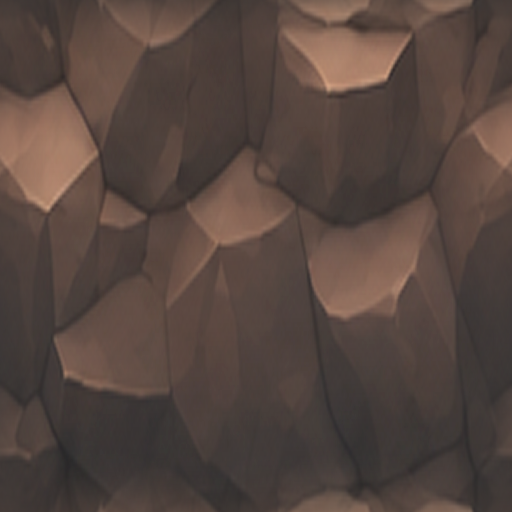
#> input picture TilesetExperiment/IMG_9485_BaseColor.png, 512 x 512 px, given as the content of the folder ../../TilesetExperiment/IMG_9485_BaseColor.png, which was not available
$ python periodic_facet_normal.py ../../TilesetExperiment/IMG_9485_BaseColor.png ../../TilesetExperiment/IMG_9471_Normal_67_Flat512.png 3 1.0 1.0
#> lines starting #> are read from the running program, lines starting #| are printed output that depends on the picture
"""崖壁法线（无缝版）：周期域上的贪心插点三角化 + 面法线直接光栅化。

替代 Blender Collapse 减面 + 烘焙那一步（原 dot 的流程，文档已删除，见 git 历史），高度部分相同：
原色图 → 高度（Contrast 0.26、Blur/Sharp -32）→ 向下 64px 最大包络 67% → 置换幅度 0.5。
三角化在环面（左右、上下周期）上做，所以贴图天然无缝，边界上没有固定折线。
每次插入误差最大的像素（Garland–Heckbert 贪心插点），环面上 三角面 = 2 × 顶点，
默认 256 个顶点 = 512 个三角面，与 Blender 那档面数一致。
正交俯视下面法线 = 烘焙结果，不需要 Blender。

用法：python periodic_facet_normal.py <含 *_BaseColor.png 的目录> <输出目录> [顶点数=256] [向下延伸比例=0.67，俯视贴图用 0] [置换幅度=0.5]
依赖：numpy、pillow、scipy
"""
import sys
from pathlib import Path
import numpy as np
from PIL import Image
from scipy.spatial import Delaunay

S = 512
W9 = [.051, .0918, .12245, .1531, .1633, .1531, .12245, .0918, .051]
q = lambda a: np.rint(np.clip(a, 0, 1) * 255) / 255

def height67(path, extend=.67):
#> called with extend = 1
    a = np.array(Image.open(path).convert('RGB')) / 255.0
    h = q(a @ np.array([.2126, .7152, .0722]))
    h = q((1.26 / .74) * (h - .5) + .5)
    for ax in (0, 1):
        h = q(sum(w * np.roll(h, int(np.floor(k * (-32) / 5 + .5)), axis=ax) for k, w in zip(range(-4, 5), W9)))
#> this loop made 2 passes
#> pass 1, in height67, `h = q(sum(w * np.roll(h, int(np.floor(k * (-32) / 5 + .5)), axis=ax) f..`:
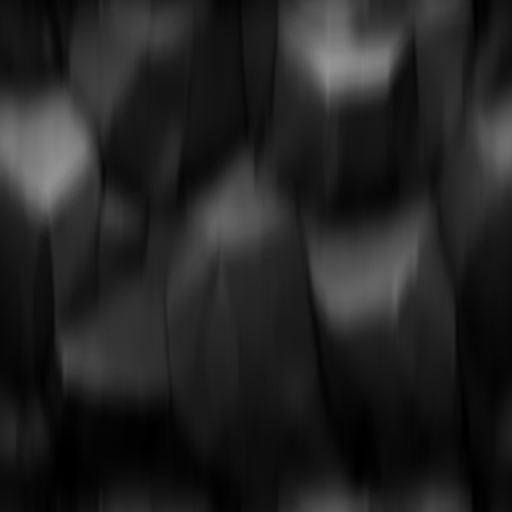
#> h: shape (512, 512) float64; min 0, max 0.588, mean 0.138
    e = np.maximum.reduce([np.roll(h, d, axis=0) for d in range(65)])
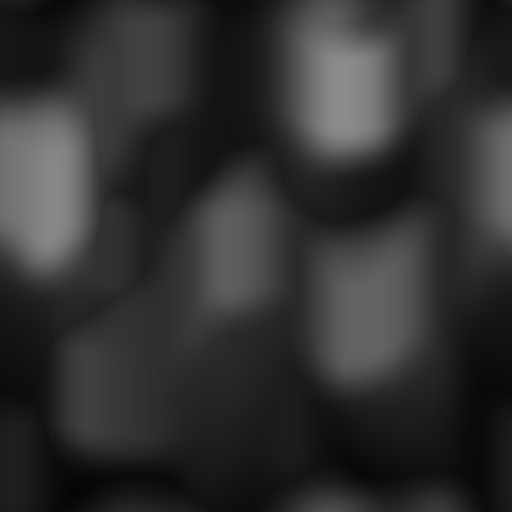
#> e: shape (512, 512) float64; min 0.0196, max 0.549, mean 0.192
    return h + extend * (e - h)

def triangulate(z, nverts):
    """z: 像素单位高度 (S×S)。返回 (每像素所在三角形的平面梯度 gx, gy)。"""
    yy, xx = np.mgrid[0:S, 0:S]
    pix = np.c_[xx.ravel() + .5, yy.ravel() + .5]
    zf = z.ravel()
    g = 4  # 初始 4×4 周期格点
    pts = [((i + .5) * S / g, (j + .5) * S / g) for j in range(g) for i in range(g)]
    off = np.array([(dx, dy) for dy in (-S, 0, S) for dx in (-S, 0, S)], float)
    def build(pts):
        P = np.array(pts)
        rep = (P[None] + off[:, None]).reshape(-1, 2)
        zi = np.tile(z[(P[:, 1] - .5).astype(int), (P[:, 0] - .5).astype(int)], 9)
        tri = Delaunay(rep)
        s = tri.find_simplex(pix)
        T = tri.transform[s]
        b = np.einsum('nij,nj->ni', T[:, :2], pix - T[:, 2])
        bc = np.c_[b, 1 - b.sum(1)]
        zv = zi[tri.simplices[s]]
        return (bc * zv).sum(1), tri, s, rep, zi
    while True:
        interp, tri, s, rep, zi = build(pts)
        if len(pts) >= nverts:
            break
        err = np.abs(interp - zf)
        k = int(np.argmax(err))
        pts.append(tuple(pix[k]))
    # 每个三角形的平面梯度
    V = rep[tri.simplices]; Z = zi[tri.simplices]
    A = np.stack([V[:, 1] - V[:, 0], V[:, 2] - V[:, 0]], 1)        # (t,2,2)
    dz = np.stack([Z[:, 1] - Z[:, 0], Z[:, 2] - Z[:, 0]], 1)        # (t,2)
    grad = np.linalg.solve(A, dz[..., None])[..., 0]                                  # (t,2): dz/dx, dz/dy(图像向下)
    gx = grad[s, 0].reshape(S, S); gy = grad[s, 1].reshape(S, S)
    return gx, gy, len(pts)

def main():
    src, out = Path(sys.argv[1]), Path(sys.argv[2]); out.mkdir(parents=True, exist_ok=True)
    nverts = int(sys.argv[3]) if len(sys.argv) > 3 else 256
    extend = float(sys.argv[4]) if len(sys.argv) > 4 else .67   # 向下延伸比例；俯视的顶岩用 0
    amp = float(sys.argv[5]) if len(sys.argv) > 5 else .5       # 置换幅度（全黑到全白，单位 = 贴图边长）
    for f in sorted(src.glob('*_BaseColor.png')):
        stem = f.name.replace('_BaseColor.png', '')
        z = amp * (height67(f, extend) - .5) * S          # 像素单位
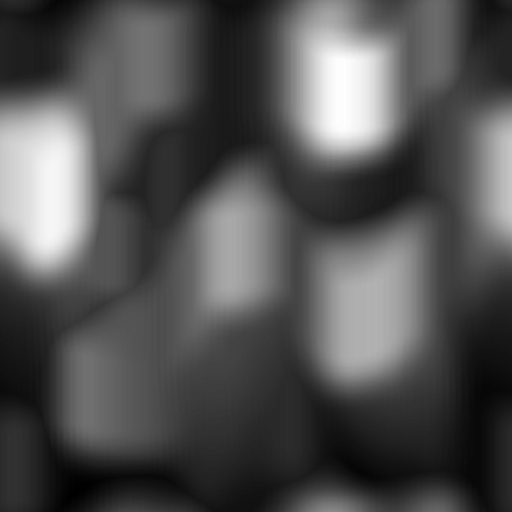
#> z: shape (512, 512) float64; min -246, max 25.1, mean -157.7; drawn with min black and max white
        gx, gy, nv = triangulate(z, nverts)
#> after the loop in triangulate, `while True:`: pts = [(64, 64), (192, 64), (320, 64), (448, 64), (64, 192), (192, 192), (320, 192), (448, 192), (64, 320), (192, 320), (320, 320), (448, 320), (64, 448), (192, 448), (320, 448), (448, 448)]
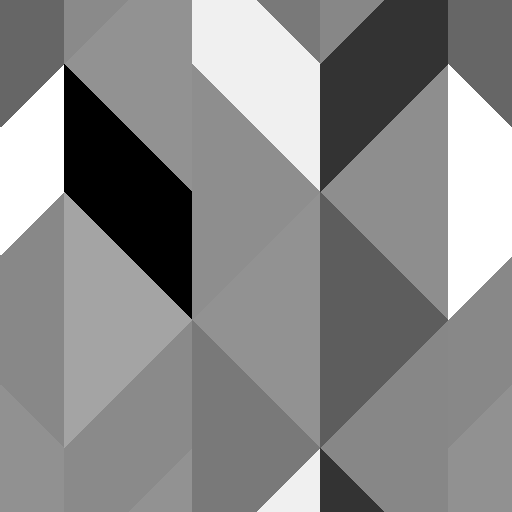
#> gx: shape (512, 512) float64; min -1.66, max 1.47, mean 0.0272; drawn with min black and max white
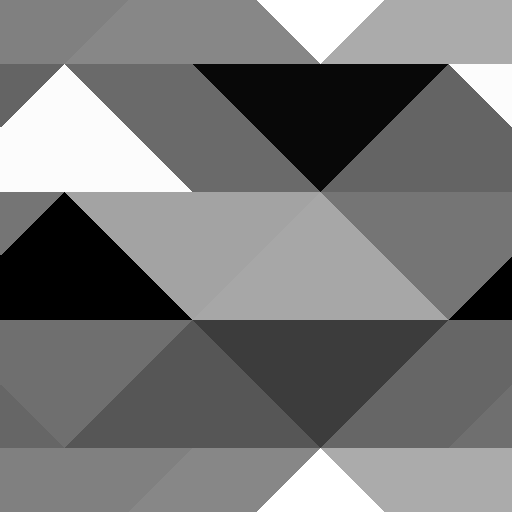
#> gy: shape (512, 512) float64; min -1.52, max 1.63, mean -0.0393; drawn with min black and max white
#> nv = 16
        n = np.stack([-gx, gy, np.ones_like(gx)], -1)               # 切线空间 +X 右、+Y 上
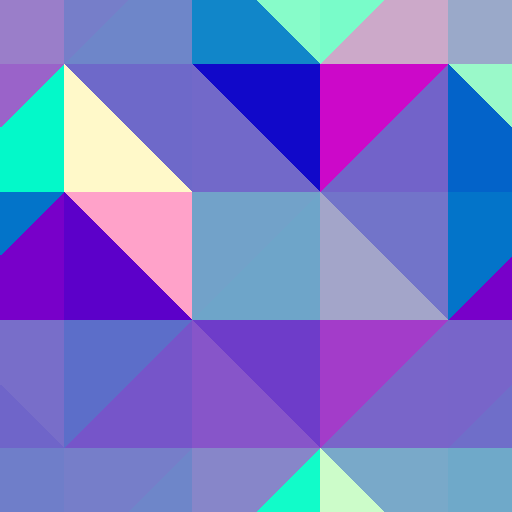
#> n: shape (512, 512, 3) float64; mean of channels 0, 1, 2 -0.0272, -0.0393, 1; drawn with min black and max white
        n /= np.linalg.norm(n, axis=2, keepdims=True)
        img = np.uint8(np.clip(np.rint((n * .5 + .5) * 255), 0, 255))
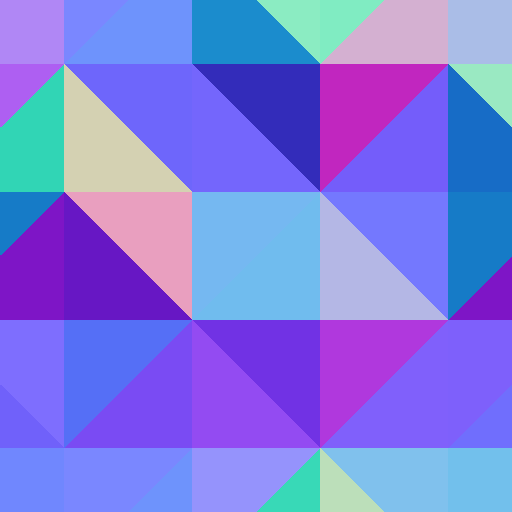
#> img: shape (512, 512, 3); mean of channels 0, 1, 2 124.8, 122.1, 226.2; drawn as R, G, B
        Image.fromarray(img).save(out / f'{stem}_Normal_Periodic{2*nv}.png')
        print(stem, 'vertices', nv, 'triangles', 2 * nv)
#| IMG_9485 vertices 16 triangles 32

if __name__ == '__main__':
    main()
